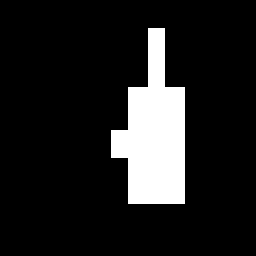
#> input picture 0_room_imgs/room_0.png, 256 x 256 px
$ python canny_edge_vertices.py
#> lines starting #> are read from the running program, lines starting #| are printed output that depends on the picture; after the words box and inside, x2 and y2 are one past the last pixel; in counts of white or black regions, pixels touching at a corner belong together
import numpy as np
import matplotlib.pyplot as plt
import cv2

img_path = '../0_room_imgs/room_0.png'
out_path = '../shapes/raw/'

img2 = cv2.imread(img_path, cv2.IMREAD_COLOR)
#> img2 is the input picture: shape (256, 256, 3); 12.4% white; 1 white region, box (x1, y1, x2, y2) and area: (111, 28, 185, 204) 8148
img = cv2.imread(img_path, cv2.IMREAD_GRAYSCALE)
edge = cv2.Canny(img, 100, 200)
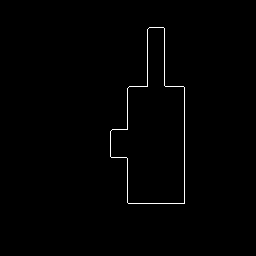
#> edge: shape (256, 256); 0.74% white in thin lines or dots, all inside (x1, y1, x2, y2) = (110, 27, 185, 204)

height, width = img.shape
#> height = 256; width = 256

ans = []
for y in range(0, edge.shape[0]):
    for x in range(0, edge.shape[1]):
        if edge[y, x] != 0:
            ans = ans + [[x, y]]
ans = np.array(ans)

print(ans.shape)
#| (488, 2)
print(ans[0:10, :])
#| [[149  27]
#|  [150  27]
#|  [151  27]
#|  [152  27]
#|  [153  27]
#|  [154  27]
#|  [155  27]
#|  [156  27]
#|  [157  27]
#|  [158  27]]

f = open(f'{out_path}/0_room_0_check.txt', 'w')
for point in ans:
    # Normalize (x,y) to (0,1)
    x = (np.double(point[0]) / width)
    y = (np.double(point[1]) / height)
    f.write(f'{x} {y}\n')
f.close()
